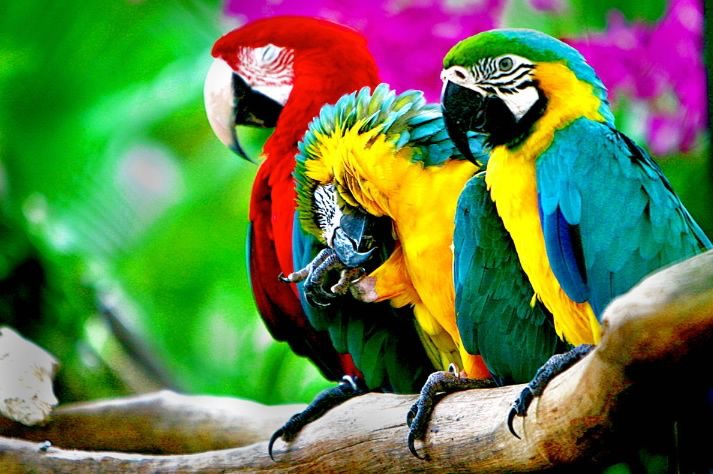
#> input picture W6/parrots.jpg, 713 x 474 px
$ python parrots.py
#> lines starting #> are read from the running program, lines starting #| are printed output that depends on the picture
# -*- coding: utf-8 -*-
"""
Created on Wed Mar  8 09:58:19 2017

@author: Const
"""


import matplotlib.pyplot as plt
import pylab
import skimage
from skimage.io import imread
from sklearn.cluster import KMeans
import numpy as np
import math

def recreate_image(codebook, labels, w, h):
    """Recreate the (compressed) image from the code book & labels"""
    d = codebook.shape[1]
    image = np.zeros((w, h, d))
    label_idx = 0
    for i in range(w):
        for j in range(h):
            image[i][j] = codebook[labels[label_idx]]
            label_idx += 1
    return image

def psnr(img1, img2):
    mse = np.mean( (img1 - img2) ** 2 )
    if mse == 0:
        return 100
    PIXEL_MAX = 1.0
    return 20 * math.log10(PIXEL_MAX / math.sqrt(mse))


image = imread('parrots.jpg')
#> image is the input picture: shape (474, 713, 3); mean R, G, B 97.1, 122.8, 73
image = skimage.img_as_float(image)
pylab.imshow(image)
a = image.shape
#> a = (474, 713, 3)
w, h, d = original_shape = tuple(image.shape);
#> w = 474; h = 713; d = 3; original_shape = (474, 713, 3)
X = image.reshape((w*h,d));

for n in range(1,20):
    kmeans = KMeans(init='k-means++',random_state=241,n_clusters=n).fit(X);
    labels = kmeans.predict(X)
    ImageRestored = recreate_image(kmeans.cluster_centers_, labels, w, h);
    ImgPsnr = psnr(ImageRestored,image)
    plt.imshow(ImageRestored)
    print('PSNR(%d) = %5.3f.' % (n, ImgPsnr))
#> this loop made 19 passes
#> (mse in psnr, ImgPsnr) on passes 1 to 12: (0.103, 9.88), (0.0606, 12.17), (0.0475, 13.24), (0.036, 14.44), (0.0275, 15.61), (0.0224, 16.49), (0.0198, 17.04), (0.0141, 18.51), (0.0121, 19.19), (0.0107, 19.7), (0.00957, 20.19), (0.00856, 20.67)
#| PSNR(1) = 9.884.
#| PSNR(2) = 12.173.
#| PSNR(3) = 13.237.
#| PSNR(4) = 14.436.
#| PSNR(5) = 15.613.
#| PSNR(6) = 16.493.
#| PSNR(7) = 17.039.
#| PSNR(8) = 18.506.
#> (further printed lines are left out)
#> pass 1, `ImageRestored = recreate_image(kmeans.cluster_centers_, labels, w, h);`:
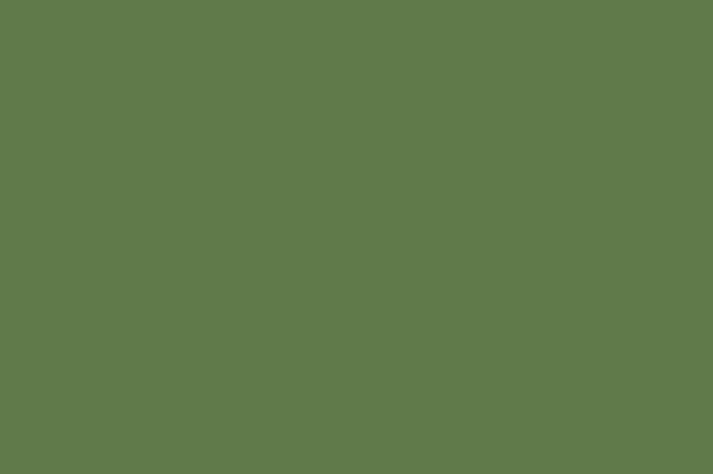
#> ImageRestored: shape (474, 713, 3) float64; mean of channels 0, 1, 2 0.381, 0.482, 0.286; drawn as R, G, B
#> pass 2, `ImageRestored = recreate_image(kmeans.cluster_centers_, labels, w, h);`:
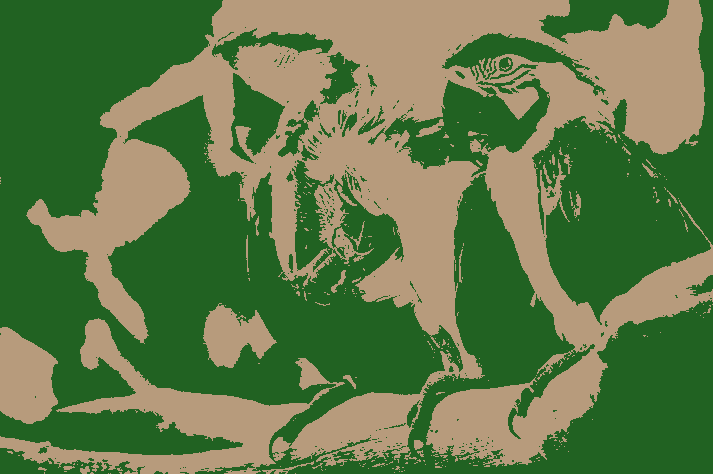
#> ImageRestored: shape (474, 713, 3) float64; mean of channels 0, 1, 2 0.381, 0.482, 0.287; drawn as R, G, B
#> pass 3, `ImageRestored = recreate_image(kmeans.cluster_centers_, labels, w, h);`:
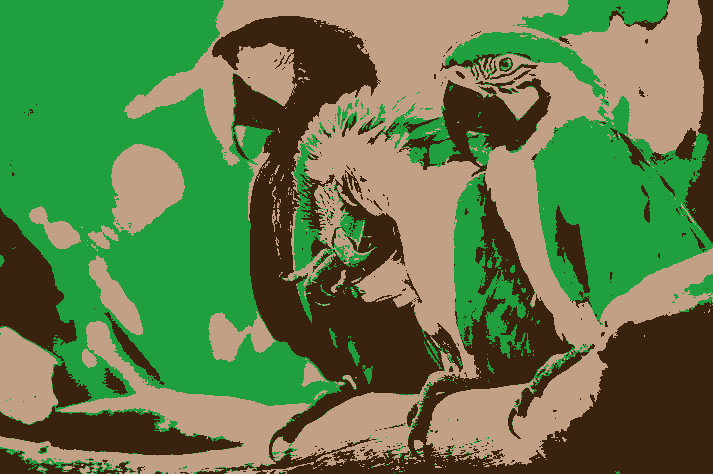
#> ImageRestored: shape (474, 713, 3) float64; mean of channels 0, 1, 2 0.381, 0.482, 0.287; drawn as R, G, B
#> after the loop:
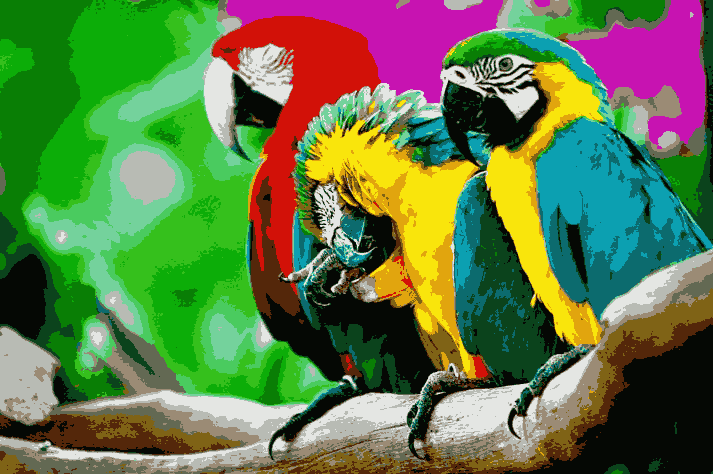
#> ImageRestored: shape (474, 713, 3) float64; mean of channels 0, 1, 2 0.381, 0.482, 0.286; drawn as R, G, B

#image_clust=labels.reshape(a);
#pylab.imshow(image_clust)

print('Done')
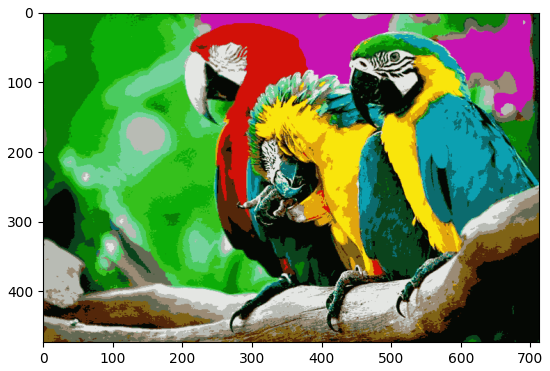
#> figure drawn by matplotlib, 1 panel
